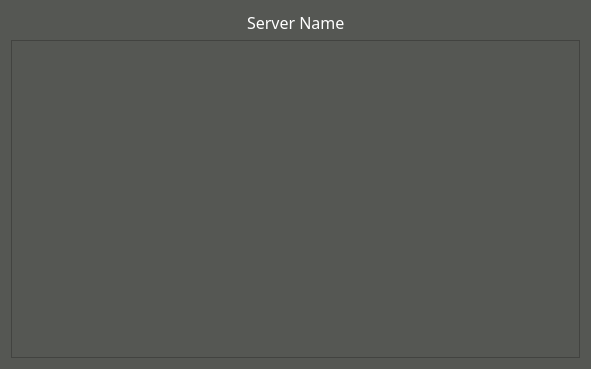
<?xml version="1.0" encoding="UTF-8"?>
<ui version="4.0">
 <class>VSCHddEdit</class>
 <widget class="QWidget" name="VSCHddEdit">
  <property name="geometry">
   <rect>
    <x>0</x>
    <y>0</y>
    <width>591</width>
    <height>369</height>
   </rect>
  </property>
  <property name="font">
   <font>
    <family>微软雅黑</family>
    <pointsize>12</pointsize>
   </font>
  </property>
  <property name="windowTitle">
   <string>Master Hard Disk Selecting</string>
  </property>
  <property name="windowIcon">
   <iconset>
    <normaloff>:/logo/resources/vscsmall.jpg</normaloff>:/logo/resources/vscsmall.jpg</iconset>
  </property>
  <property name="styleSheet">
   <string notr="true">color: rgb(255, 255, 255);
background-color: rgb(85, 87, 83);</string>
  </property>
  <layout class="QVBoxLayout" name="verticalLayout_3">
   <item>
    <layout class="QHBoxLayout" name="horizontalLayout_2">
     <item>
      <spacer name="horizontalSpacer">
       <property name="orientation">
        <enum>Qt::Horizontal</enum>
       </property>
       <property name="sizeHint" stdset="0">
        <size>
         <width>40</width>
         <height>20</height>
        </size>
       </property>
      </spacer>
     </item>
     <item>
      <widget class="QLabel" name="storName">
       <property name="text">
        <string>Server Name</string>
       </property>
      </widget>
     </item>
     <item>
      <spacer name="horizontalSpacer_4">
       <property name="orientation">
        <enum>Qt::Horizontal</enum>
       </property>
       <property name="sizeHint" stdset="0">
        <size>
         <width>40</width>
         <height>20</height>
        </size>
       </property>
      </spacer>
     </item>
    </layout>
   </item>
   <item>
    <widget class="QScrollArea" name="scrollArea">
     <property name="widgetResizable">
      <bool>true</bool>
     </property>
     <widget class="QWidget" name="scrollAreaWidgetContents_2">
      <property name="geometry">
       <rect>
        <x>0</x>
        <y>0</y>
        <width>571</width>
        <height>320</height>
       </rect>
      </property>
      <layout class="QVBoxLayout" name="verticalLayout_2">
       <item>
        <layout class="QVBoxLayout" name="verticalLayout"/>
       </item>
       <item>
        <spacer name="verticalSpacer">
         <property name="orientation">
          <enum>Qt::Vertical</enum>
         </property>
         <property name="sizeHint" stdset="0">
          <size>
           <width>20</width>
           <height>40</height>
          </size>
         </property>
        </spacer>
       </item>
      </layout>
     </widget>
    </widget>
   </item>
  </layout>
 </widget>
 <resources>
  <include location="../../../main/vscmainwindows.qrc"/>
 </resources>
 <connections/>
</ui>
